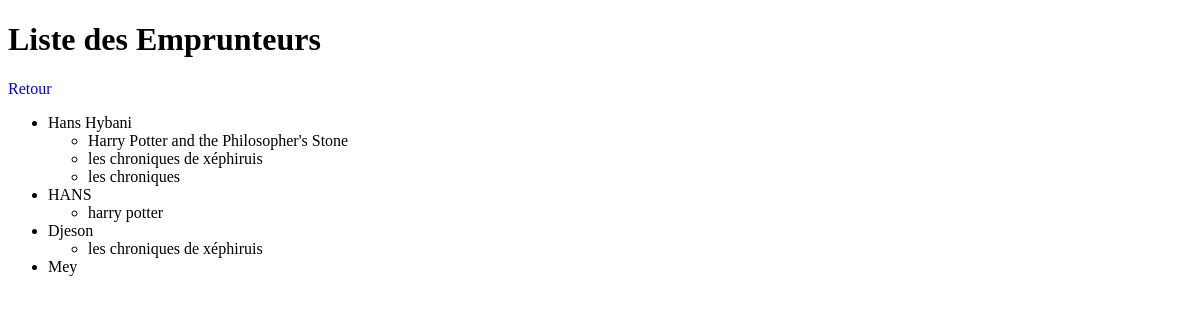
The page /emprunt/ on the database as committed earlier.
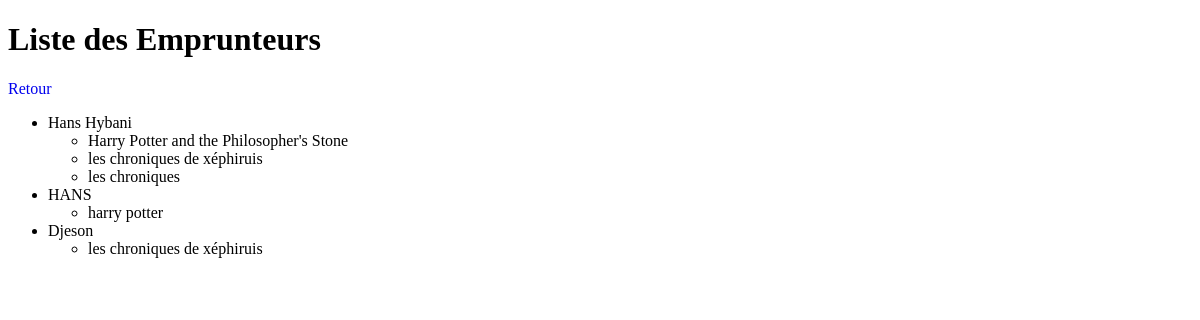
The same page on the database as committed later.
### bibliotecaire/models.py (models this page shows, shortened)
class emprunteur(models.Model):
    nom = models.CharField(max_length=45)
    bloque = models.BooleanField(default=False)
    nb_emprunts = models.IntegerField(default=0)

class Media(models.Model):
    name = models.CharField(max_length=45)
    dateEmprunt = models.DateField(null=True, blank=True)
    disponible = models.BooleanField(default=True)
    emprunteur = models.ForeignKey('Emprunteur', on_delete=models.SET_NULL, null=True, blank=True)
    class Meta:
        abstract = True

class livre(Media):
    auteur = models.CharField(max_length=45)

class dvd(Media):
    realisateur = models.CharField(max_length=45)

### bibliotecaire/views.py (the view)
# urls.py: path('emprunt/', bibliotecaire_views.emprunt_voir),
def emprunt_voir(request):
    emprunteurs = emprunteur.objects.all()
    context = {'emprunteurs': emprunteurs}
    return render(request, './emprunteur.html', context)

### bibliotecaire/templates/emprunteur.html (shortened to what this page needs)
{% load static %}
<!DOCTYPE html>
<html lang="en">
<head>
        <link rel="stylesheet" href="{% static '/styles.css' %}" />
</head>
<body>
    <h1>Liste des Emprunteurs</h1>
    <a href="/retourbibliomedia/">Retour</a>
    <ul>
        {% for emprunteur in emprunteurs %}
            <li>{{ emprunteur.nom }}</li>
            <ul>
                {% for livre in emprunteur.livre_set.all %}
                    <li>{{ livre.name }}
                {% endfor %}
                {% for dvd in emprunteur.dvd_set.all %}
                    <li>{{ dvd.name }}
                {% endfor %}
            </ul>
        {% endfor %}
    </ul>
</body>
</html>

Rows that differ between the two databases and show on the page:
removed emprunteur: nom "Mey"
